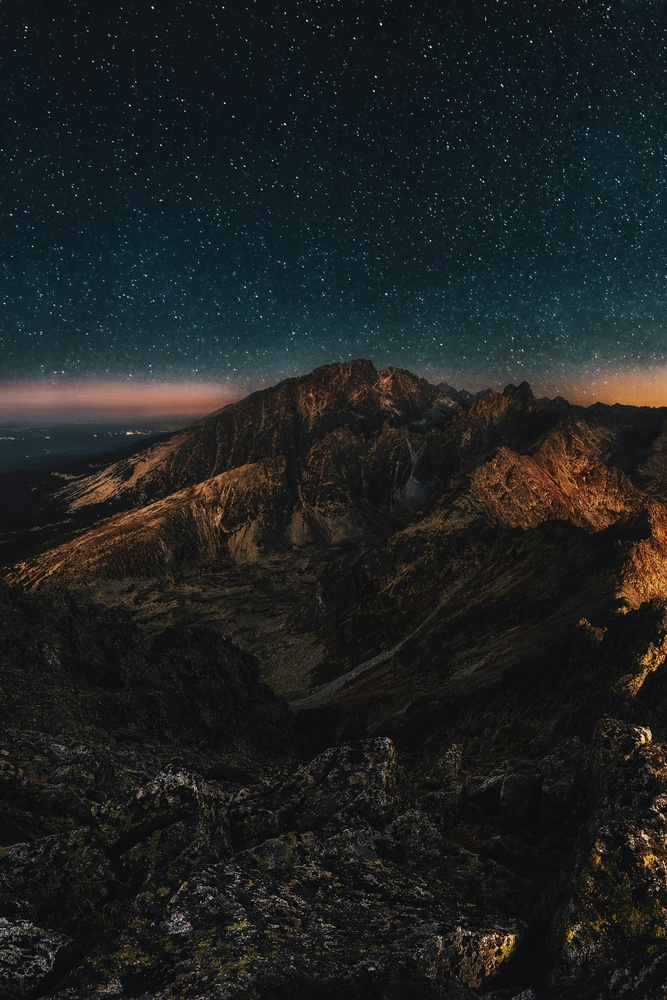
#> input picture img/noche_estrellas.jpg, 667 x 1000 px, shrunk from 3000 x 4500 before the run
$ jupyter execute 05_lab_clase.ipynb
#> lines starting #> are read from the running program, lines starting #| are printed output that depends on the picture; after the words box and inside, x2 and y2 are one past the last pixel; in counts of white or black regions, pixels touching at a corner belong together
[cell 1]
import cv2
import matplotlib.pyplot as plt

[cell 2]
# Umbralizacon binaria y binaria invetida

imgB = cv2.imread('..//img/noche_estrellas.jpg', 0)
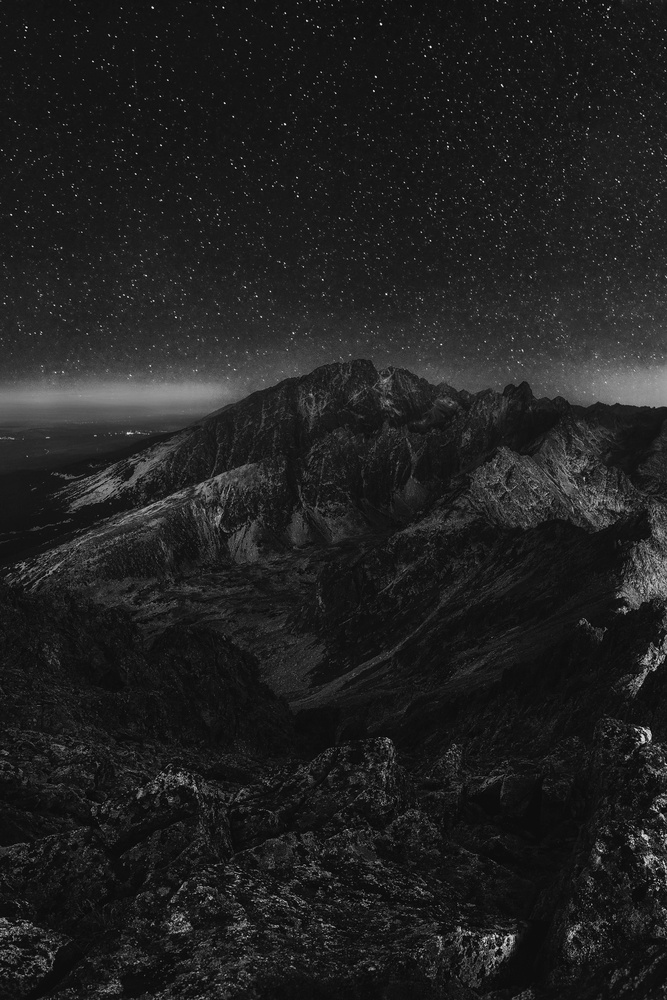
#> imgB: shape (1000, 667); min 0, max 255, mean 32.7
# aca estoy recogiendo la imagen y colocandola con umbralizacion binaria y ek guion bajo es una forama de declarar en python para una variable que no usaremos
# en el guion bajo va el umbral
_, umbralB = cv2.threshold(imgB, 127, 255, cv2.THRESH_BINARY)
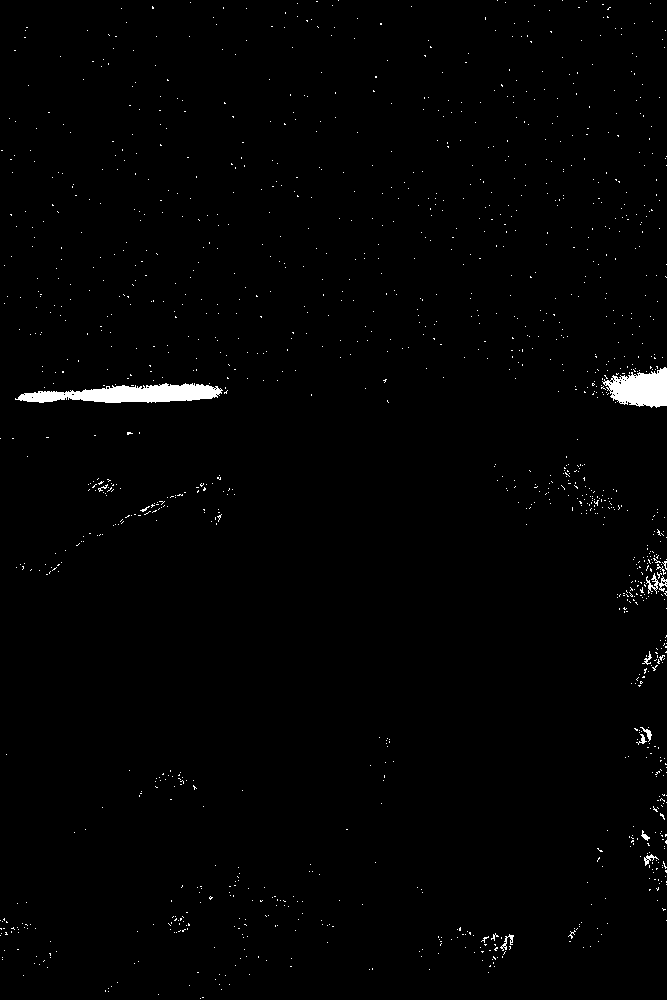
#> umbralB: shape (1000, 667); 1.1% white; 1353 white regions (1339 under 20 px), largest, box (x1, y1, x2, y2) and area: (15, 383, 223, 403) 2628, (602, 367, 667, 408) 1754, (646, 573, 667, 594) 161
# Umbralizacion binaria inversa
_, umbralBinv = cv2.threshold(imgB, 127, 255, cv2.THRESH_BINARY_INV)

umb_adap = cv2.adaptiveThreshold(imgB, 255, cv2.ADAPTIVE_THRESH_MEAN_C, cv2.THRESH_BINARY, 11, 2)
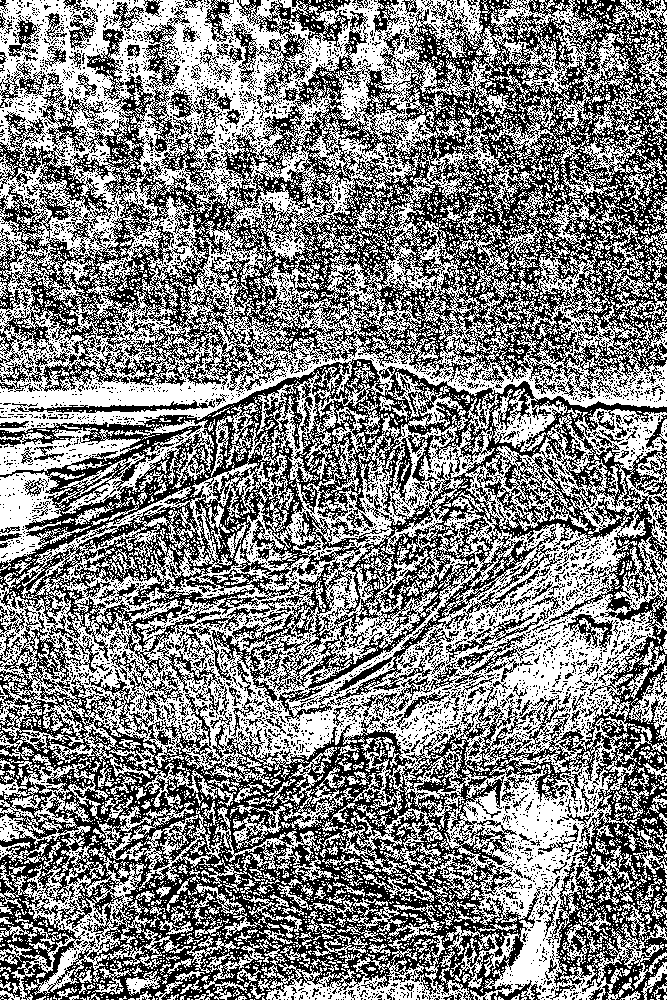
#> umb_adap: shape (1000, 667); 51.2% white; black in thin lines or dots

umb_adap_gaus = cv2.adaptiveThreshold(imgB, 255, cv2.ADAPTIVE_THRESH_GAUSSIAN_C, cv2.THRESH_BINARY, 11, 2)
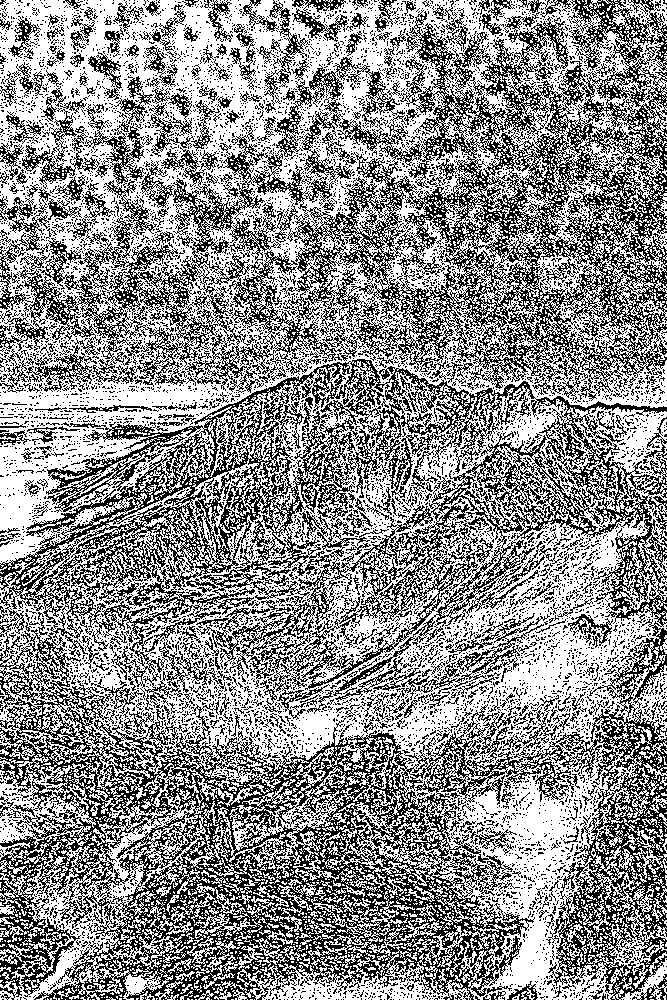
#> umb_adap_gaus: shape (1000, 667); 56.3% white; black in thin lines or dots


def histograma(image):
    histo = cv2.calcHist([image], [0], None, [256], [0, 256])
#> histo = 256 values, max 38913 at index 21, min 0 at index 225, mean 2605.5

    plt.figure(figsize = (10, 5))
    plt.plot(histo, color = 'purple')
    plt.title('Histograma')
    plt.xlabel('intensidad_pixel')
    plt.ylabel('frecuencia_pixel')
    # plt.show()


plt.figure(figsize = (20, 10))

plt.subplot(2,3,1)
plt.title('Imagen original')
# plt.imshow(cv2.cvtColor(imgB, cv2.COLOR_BGR2RGB))
plt.imshow(imgB, cmap='gray')
# plt.axis('off')


plt.subplot(2,3,2)
plt.title('Imagen binarizada')
plt.imshow(umbralB, cmap='gray')
# plt.axis('off')

plt.subplot(2,3,3)
plt.title('Imagen binarizada inversa')
plt.imshow(umbralBinv, cmap='gray')
# plt.axis('off')

plt.subplot(2,3,4)
plt.title('Umbralizacion adaptativa Mean')
plt.imshow(umb_adap, cmap='gray')
# plt.axis('off')

plt.subplot(2,3,5)
plt.title('Imagen adaptativa Gauss')
plt.imshow(umb_adap_gaus, cmap='gray')
# plt.axis('off')

histograma(image = imgB)

plt.show()
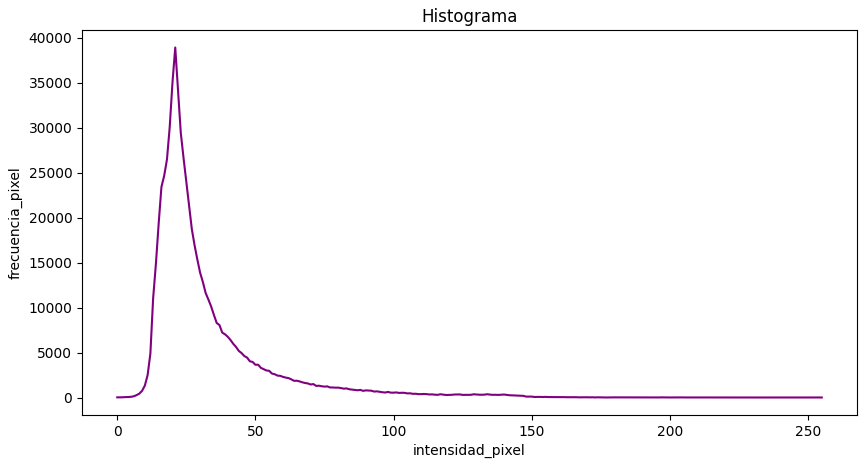
#> figure drawn by matplotlib, 1 panel; curve peaks at x = 21, y = 38913

$ run again, with img/Different-LED.jpg copied over img/noche_estrellas.jpg
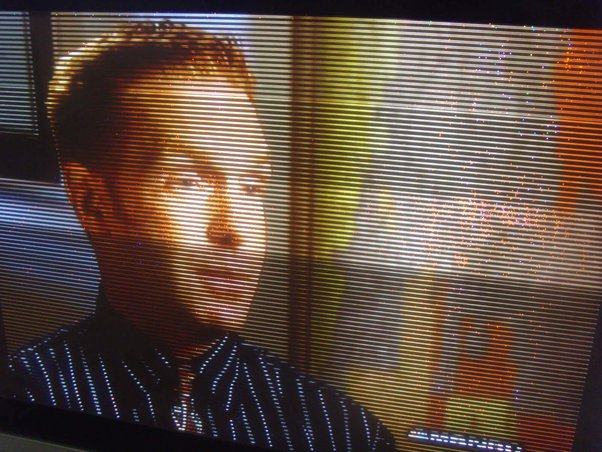
#> input picture img/Different-LED.jpg, 602 x 452 px
#> `_, umbralB = cv2.threshold(imgB, 127, 255, cv2.THRESH_BINARY)`:
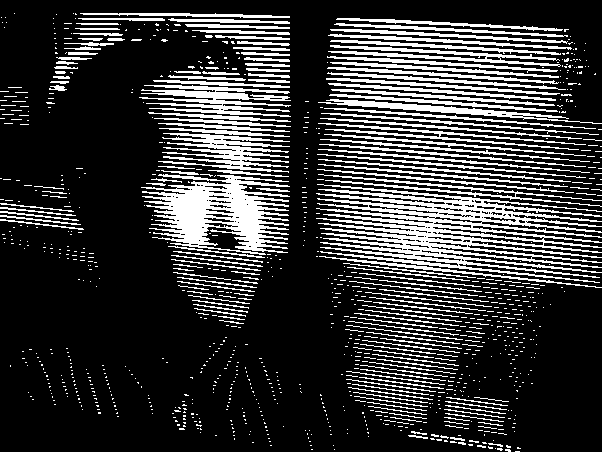
#> umbralB: shape (452, 602); 22% white; 1038 white regions (874 under 20 px), largest, box (x1, y1, x2, y2) and area: (316, 184, 602, 283) 11392, (141, 174, 290, 255) 6403, (158, 133, 290, 173) 2317
#> umb_adap: shape (452, 602); 47.8% white; 1007 white regions (716 under 20 px), largest, box (x1, y1, x2, y2) and area: (0, 47, 602, 207) 27811, (69, 174, 602, 254) 8427, (0, 343, 261, 452) 8408
#> umb_adap_gaus: shape (452, 602); 50.8% white; 555 black regions (497 under 20 px), largest, box (x1, y1, x2, y2) and area: (0, 213, 602, 452) 55006, (0, 6, 602, 139) 20600, (0, 285, 160, 427) 6870
#> histo = 256 values, max 4415 at index 22, min 0 at index 1, mean 1062.9
#> `plt.show()`:
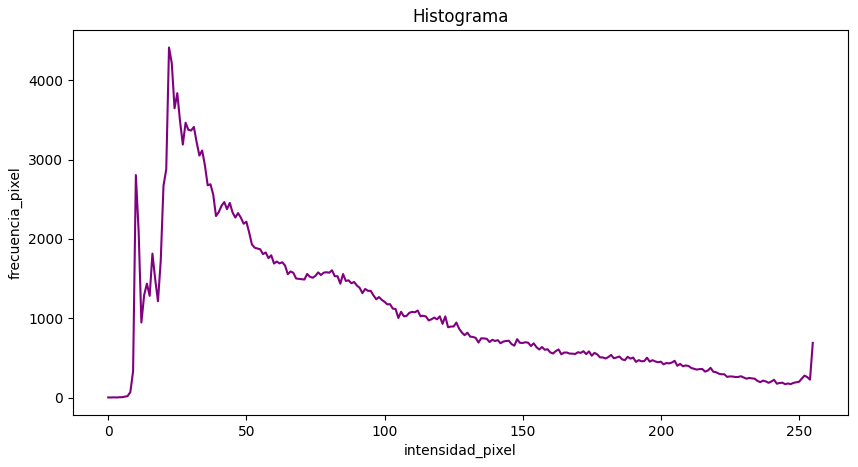
#> figure drawn by matplotlib, 1 panel; curve peaks at x = 22, y = 4415
